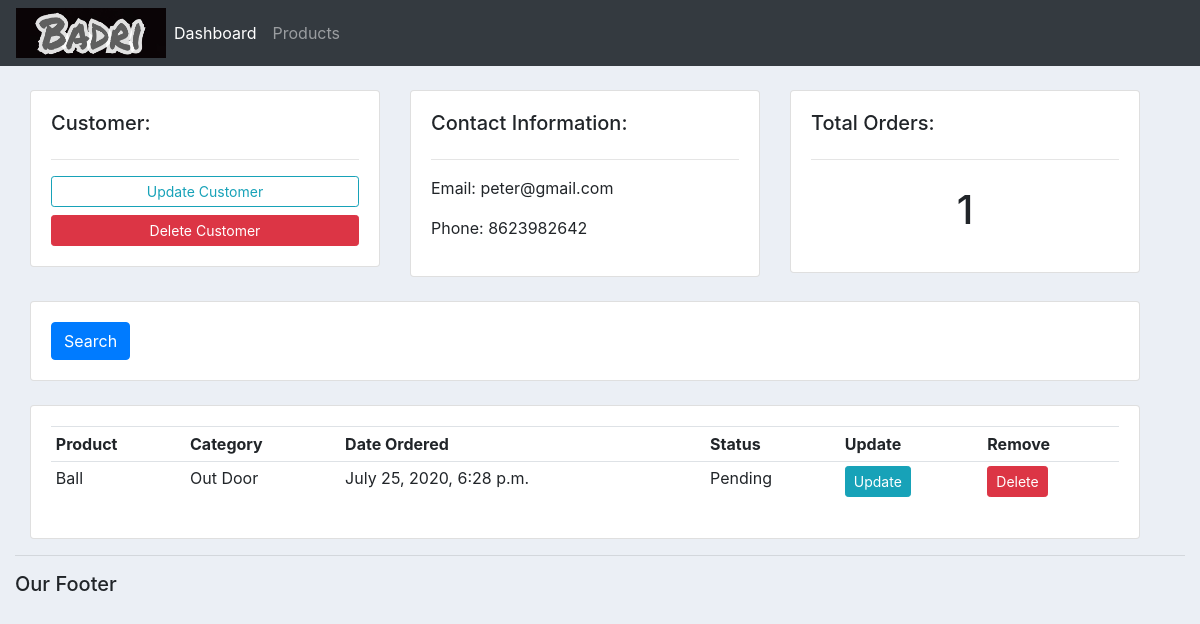
The app's page /customer/2/ with its own data.
### accounts/models.py (models this page shows, shortened)
class Customer(models.Model):
    name = models.CharField(max_length=200, null=True)
    phone = models.CharField(max_length=200, null=True)
    email = models.EmailField()
    date_created = models.DateTimeField(auto_now_add=True)

class Order(models.Model):
    STATUS = (
        ('Pending', 'Pending'),
        ('Out for delivery', 'Out for delivery'),
        ('Delivered', 'Delivered'),
    )
    customer = models.ForeignKey(Customer, null=True, on_delete=models.SET_NULL)
    product = models.ForeignKey(Product, null=True, on_delete=models.SET_NULL)
    date_created = models.DateTimeField(auto_now_add=True, null=True)
    status = models.CharField(max_length=200, null=True, choices=STATUS)

class Product(models.Model):
    CATEGORY = (
        ('Indoor', 'Indoor'),
        ('Out Door', 'Out Door'),
    )
    name = models.CharField(max_length=200, null=True)
    price = models.FloatField(null=True)
    category = models.CharField(max_length=200, null=True, choices=CATEGORY)
    description = models.CharField(max_length=200, null=True)
    date_created = models.DateTimeField(auto_now_add=True, null=True)
    tags = models.ManyToManyField(Tag)
    def __str__(self):
        return self.name

### accounts/views.py (the view)
# urls.py: path('customer/<str:pk_test>/', views.customer, name='customer'),
def customer(request, pk_test):
    customer = Customer.objects.get(id = pk_test)
    orders = customer.order_set.all()
    order_count = orders.count()
    context = {'customer': customer, 'orders': orders, 'order_count': order_count}
    return render(request, 'accounts/customer.html', context)

### accounts/templates/accounts/customer.html
{% extends "accounts/main.html" %}
{% block content %}
    <br>
    <div class="row container-fluid">
        <div class="col-md">
            <div class="card card-body">
                <h5>Customer:</h5>
                <hr>
                <a class="btn btn-outline-info btn-sm btn-block" href="">Update Customer</a>
                <a class="btn btn-danger btn-sm btn-block" href="">Delete Customer</a>
            </div>
        </div>
        <div class="col-md">
            <div class="card card-body">
                <h5>Contact Information:</h5>
                <hr>
                <p>Email:  {{ customer.email }}</p>
                <p>Phone:  {{ customer.phone }}</p>
            </div>
        </div>
        <div class="col-md">
            <div class="card card-body">
                <h5>Total Orders:</h5>
                <hr>
                <h1 style="text-align: center; padding: 10px;">{{ order_count }}</h1>
            </div>
        </div>
    </div>
    <br>
    <div class="row container-fluid">
        <div class="col">
            <div class="card card-body">
                <form action="" method="POST">
                    <button class="btn btn-primary" type="submit">Search</button>
                </form>
            </div>
        </div>
    </div>
    <br>
    <div class="row container-fluid">
        <div class="col-md">
            <div class="card card-body">
                <table class="table table-sm">
                    <tr>
                        <th>Product</th>
                        <th>Category</th>
                        <th>Date Ordered</th>
                        <th>Status</th>
                        <th>Update</th>
                        <th>Remove</th>
                    </tr>
                    {% for ord in orders %}
                        <tr>
                            <td>{{ ord.product }}</td>
                            <td>{{ ord.product.category }}</td>
                            <td>{{ ord.date_created }}</td>
                            <td>{{ ord.status }}</td>
                            <td><a class="btn btn-sm btn-info" href="{% url 'update_order' ord.id %}">Update</a></td>
                            <td><a class="btn btn-sm btn-danger" href="{% url 'delete_order' ord.id %}">Delete</a></td>
                        </tr>
                    {% endfor %}
                </table>
            </div>
        </div>
    </div>
{% endblock %}

### static/css/main.css (style rules this page uses)
.solid_body { background-color: #ebeff5; }

### records on screen
Customer: email "peter@gmail.com", phone "8623982642"
Order: product "Ball", product.category "Out Door", date_created "July 25, 2020, 6:28 p.m.", status "Pending"

### other values on screen
{{ order_count }} "1"
